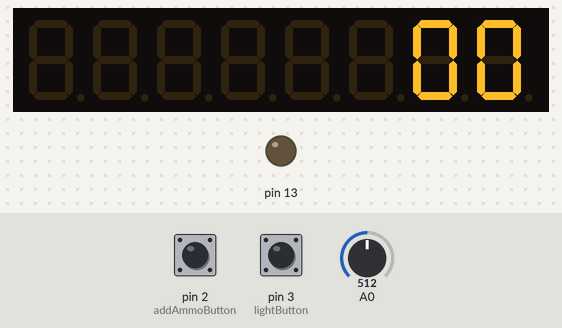
Bench run of a sketch on a simulated Arduino Uno, built with avr-gcc and run on an emulated ATmega328P. Shown: 8-digit seven-segment display, output pins drawn as LEDs (lit = HIGH). The test bench sets the inputs (shaded band); at power-on: pin 3 (lightButton) HIGH, pin 2 (addAmmoButton) HIGH, A0 = 512.

Above: at 1.2 s.
1.3 s: pin 3 (lightButton) pulled LOW for 0.15 s
At 1.8 s:
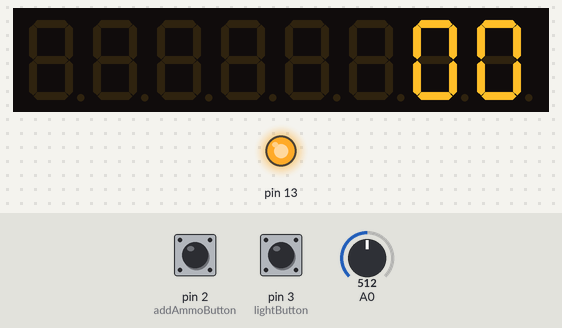
2.9 s: pin 2 (addAmmoButton) pulled LOW for 0.15 s
At 3.6 s:
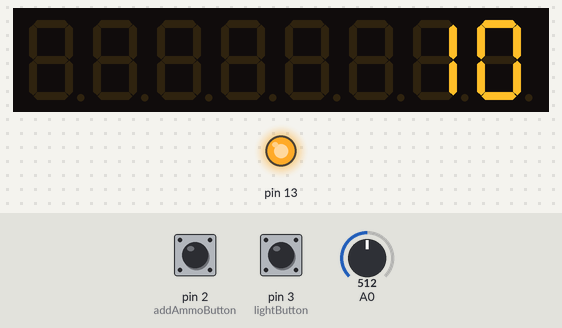
4.5 s: pin 2 (addAmmoButton) pulled LOW for 1 s
At 4.9 s:
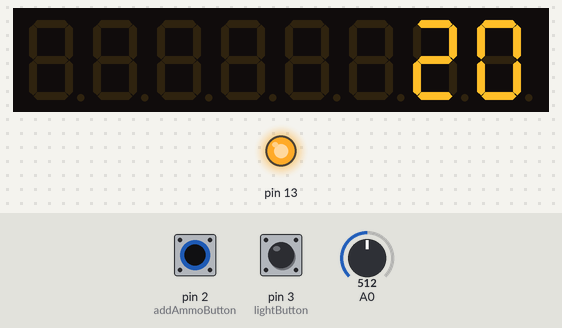
7.0 s: pin 3 (lightButton) pulled LOW for 1 s
At 8.7 s:
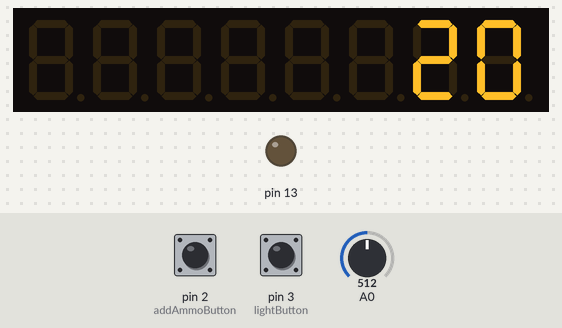
9.5 s: pin 3 (lightButton) pulled LOW for 3.2 s
At 13.5 s:
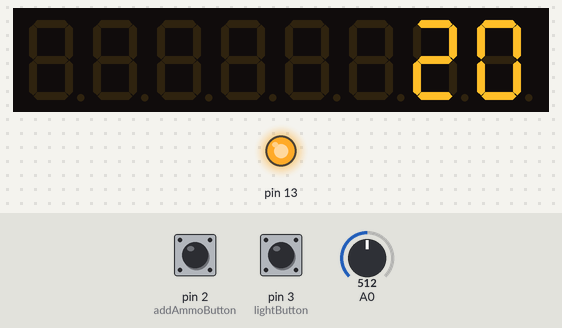
Timing chart, 0 to 15.0 s (numbered marks = the images above; inputs shaded):
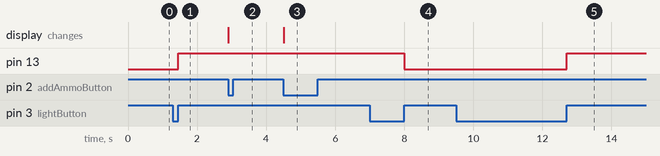

The sketch:

Danny.ino
```cpp
#include <elapsedMillis.h>
#include <LedControl.h>
#include <Bounce2.h>

int counter = 0;
bool isbullet=false;
bool wasbullet=false;

Bounce addAmmoButton = Bounce();
Bounce lightButton = Bounce();
byte numDigits = 2;

LedControl lc1=LedControl(12,11,10,numDigits);

void setup() {
  pinMode(13,OUTPUT);
  pinMode(2,INPUT_PULLUP);
  pinMode(3,INPUT_PULLUP);
  digitalWrite(13, LOW );

  lc1.shutdown(0,false);
  lc1.setIntensity(0,8);
  lightButton.attach( 3 );
  lightButton.interval( 5 );
  addAmmoButton.attach( 2 );
  addAmmoButton.interval( 5 );

  displayNumber(counter);
}

void loop() {
  addAmmoButton.update();
  lightButton.update();

  if( lightButton.rose() ){
    digitalWrite(13, !digitalRead(13) );
  }

  if( addAmmoButton.fell() ){
    counter++;
    displayNumber(counter);
  }

  if(analogRead(A0)<400){
    isbullet=true;
  }

  if(isbullet<wasbullet){
    counter--;
    displayNumber(counter);
  }

  wasbullet=isbullet;
}

void displayNumber(int value) {
  byte tens = ( value / 10 ) % 10;
  byte ones = value % 10;

  lc1.setDigit(0,0,tens,false);
  lc1.setDigit(0,1,ones,false);
}
```

Measured:
- after the input at 1.3 s, pin 13: LOW → HIGH after 0.15 s
- after the input at 2.9 s, the display: changes at once (image 2)
- after the input at 4.5 s, the display: changes at once (image 3)
- after the input at 7.0 s, pin 13: HIGH → LOW after 1.0 s
- after the input at 9.5 s, pin 13: LOW → HIGH after 3.2 s
